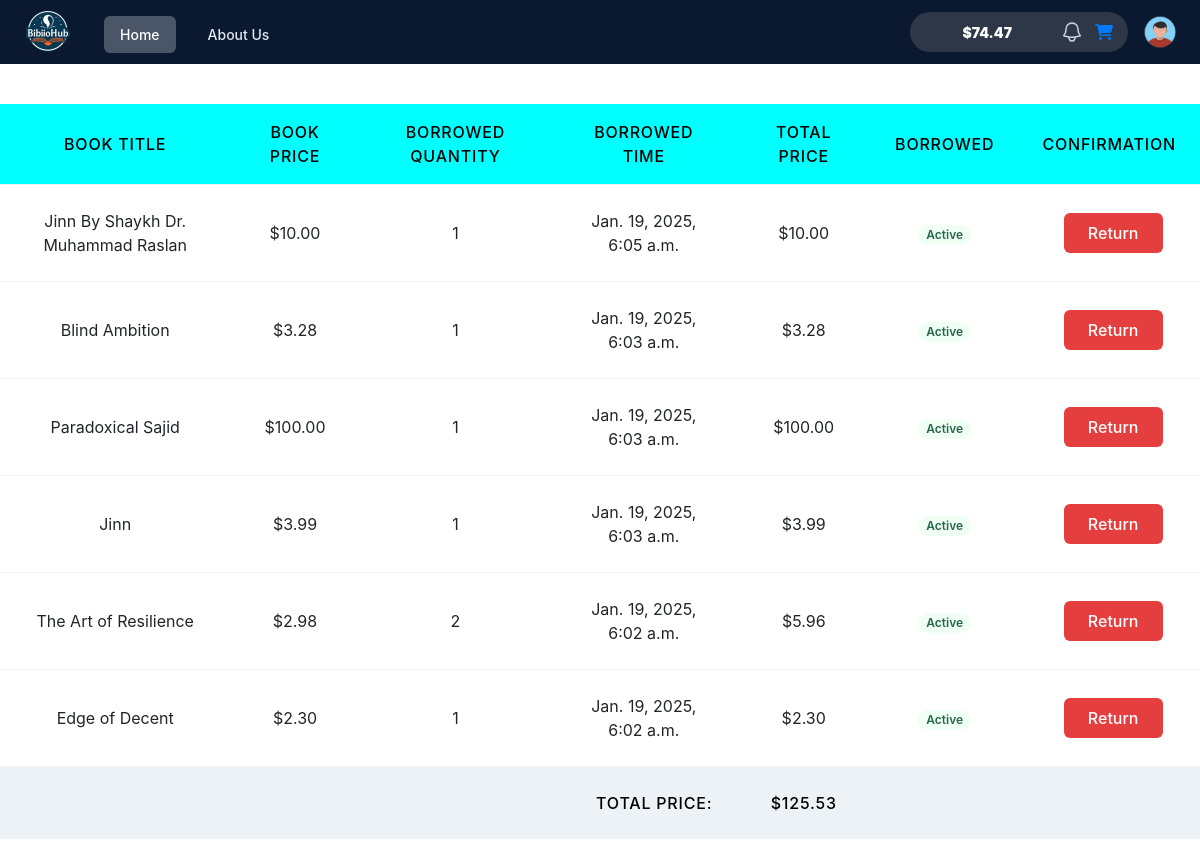
/transactions/borrowing-history/ (signed in), run on the app's committed database.
### users/models.py (models this page shows, shortened)
class UserAccount(models.Model):
    user = models.OneToOneField(User, related_name='account', on_delete=models.CASCADE)
    account_type = models.CharField(max_length=10, choices=ACCOUNT_TYPE)
    account_no = models.IntegerField(unique=True)
    birth_day = models.DateTimeField(null=True, blank=True)
    gender = models.CharField(max_length=10, choices=GENDER_TYPE)
    initial_deposit_date = models.DateField(auto_now_add=True)
    balance = models.DecimalField(default=0, max_digits=12, decimal_places=2)

### book/models.py (models this page shows, shortened)
class BorrowingHistory(models.Model):
    user = models.ForeignKey(User, on_delete=models.CASCADE)
    book = models.ForeignKey(Book, on_delete=models.CASCADE)
    borrow_date = models.DateTimeField(auto_now_add=True)
    quantity = models.PositiveIntegerField(default=1)

class Book(models.Model):
    categories = models.ManyToManyField(Category)
    title = models.CharField(max_length=200)
    description = models.TextField()
    image = models.ImageField(upload_to='books/media/uploads/', blank=True, null=True)
    quantity = models.PositiveIntegerField(default=0)
    price = models.DecimalField(max_digits=10, decimal_places=2)

### transactions/views.py (the view)
# urls.py: path('borrowing-history/', borrowing_history_show, name='borrowing_history'),
@login_required
def borrowing_history_show(request):
    borrowings = BorrowingHistory.objects.filter(user= request.user).order_by('-borrow_date')
    for borrowing in borrowings:
        borrowing.total_price_cur = borrowing.book.price * borrowing.quantity
    total_price = sum(borrowing.book.price * borrowing.quantity for borrowing in borrowings)
    return render(request,'transactions/borrowing_history.html',{'borrowings':borrowings ,'total_price': total_price})

### transactions/templates/transactions/borrowing_history.html (shortened to what this page needs)
{% extends 'base.html' %}
 {% block content %}
 <div class="pt-10 pb-96" style="padding-bottom: 900px;">
     <table class="min-w-full divide-y divide-gray-200">
         <thead class="bg-cyan-500" style="background-color: aqua;">
             <tr>
                 <th class="px-6 py-3 text-center text-l font-medium text-black uppercase tracking-wider">Book Title</th>
                 <th class="px-6 py-3 text-center text-l font-medium text-black uppercase tracking-wider">Book Price</th>
                 <th class="px-6 py-3 text-center text-l font-medium text-black uppercase tracking-wider">Borrowed Quantity</th>
                 <th class="px-6 py-3 text-center text-l font-medium text-black uppercase tracking-wider">Borrowed Time</th>
                 <th class="px-6 py-3 text-center text-l font-medium text-black uppercase tracking-wider">Total Price</th>
                 <th class="px-6 py-3 text-center text-l font-medium text-black uppercase tracking-wider">Borrowed</th>
                 <th class="px-6 py-3 text-center text-l font-medium text-black uppercase tracking-wider">Confirmation</th>
             </tr>
         </thead>
         <tbody class="bg-white divide-y divide-gray-200">
             {% for borrowing in borrowings %}
             <tr>
                   <td class="px-6 py-4 whitespace-nowrap text-center">{{ borrowing.book.title }}</td>
                 <td class="px-6 py-4 whitespace-nowrap text-center">${{ borrowing.book.price }}</td>
                 <td class="px-6 py-4 whitespace-nowrap text-center">{{ borrowing.quantity }}</td>
                 <td class="px-6 py-4 whitespace-nowrap text-center">{{ borrowing.borrow_date }}</td>
                 <td class="px-6 py-4 whitespace-nowrap text-center">${{ borrowing.total_price_cur }}</td>
                 <td class="px-6 py-4 whitespace-nowrap text-center">
                     <span class="px-2 inline-flex text-xs leading-5 font-semibold rounded-full bg-green-100 text-green-800">Active</span>
                 </td>
                 <td class="px-6 py-4 whitespace-nowrap text-center">
                     <form action="{% url 'return_book' borrowing.id %}" method="post">
                         <button type="submit" class="ml-2 px-4 py-2 font-medium text-white bg-red-600 rounded-md hover:bg-red-500 focus:outline-none focus:shadow-outline-red active:bg-red-600 transition duration-150 ease-in-out">Return</button>
                     </form>
                 </td>
             </tr>
             {% endfor %}
         </tbody>
         <tfoot class="bg-gray-200">
             <tr>
                 <td colspan="4" class="px-6 py-4 text-right text-l font-medium text-black uppercase tracking-wider">Total Price:</td>
                 <td class="px-6 py-4 text-center text-l font-medium text-black uppercase tracking-wider">${{ total_price }}</td>
                 <td colspan="2"></td>
             </tr>
         </tfoot>
     </table>
 </div>
 {% endblock %}

### core/templates/navbar.html (shortened to what this page needs)
{% load static %}
<nav class="" style=" background-color: #0a192f;">
  <div class="mx-auto px-2 sm:px-6 lg:px-8" >
    <div class="mx-auto px-2 sm:px-6 lg:px-8 flex h-16 items-center" style="max-width: 1746px;">
      <div class="flex flex-1 items-center justify-center sm:items-stretch sm:justify-start">
        <div class="flex flex-shrink-0 items-center sm:items-start">
            <a href="{% url 'home' %}">
                <img class="h-16 w-auto" src="{% static 'logo1.png' %}" alt="BiblioHub">
            </a>
        </div>
        <div class="hidden sm:ml-6 sm:block">
            <div class="flex space-x-4">
                <a href="{% url "home" %}" class=" mt-3 bg-gray-700 text-white rounded-md px-3 py-2 text-sm font-medium" aria-current="page">Home</a>
                <a href="{% url 'about_us' %}" class="text-gray-300 hover:bg-gray-700 hover:text-white rounded-md px-3 py-2 text-sm font-medium mt-3 ">About Us</a>
            </div>
        </div>
    </div>
      <div class="absolute  right-0 flex items-center pr-2 sm:static sm:inset-auto sm:ml-6 sm:pr-0">
        <button type="button" class="relative rounded-full bg-gray-800 p-1 text-gray-400 hover:text-white focus:outline-none focus:ring-2 focus:ring-white focus:ring-offset-2 focus:ring-offset-gray-800" aria-expanded="false" onclick="toggleMenu()">
          <div class="flex items-center">
            <div class="text-white text-sm my-auto font-black px-5">   ${{request.user.account.balance}} </div>
           <div class="pt-1" style="">
           <a href="{% url "borrowing_history" %}"> <i class="fa-solid fa-cart-shopping h-6 w-6 mr-2"></i></a>
           </div>
        </div>
        </button>
        {% if request.user.is_authenticated %}
        <div class="relative ml-3">
          <div>
            <button type="button" class="relative flex rounded-full bg-gray-800 text-sm focus:outline-none focus:ring-2 focus:ring-white focus:ring-offset-2 focus:ring-offset-gray-800" aria-expanded="false" onclick="toggleProfile()">
              <img class="h-8 w-8 rounded-full" src="{% static 'men_icon.png' %}" alt="">
            </button>
          </div>
        </div>
        {% endif %}
      </div>
    </div>
  </div>
</nav>

### data on the page
BorrowingHistory: book "Jinn By Shaykh Dr. Muhammad Raslan", book.price "10.00", quantity "1", borrow_date "Jan. 19, 2025, 6:05 a.m.", total_price_cur "10.00"
BorrowingHistory: book "Blind Ambition", book.price "3.28", quantity "1", borrow_date "Jan. 19, 2025, 6:03 a.m.", total_price_cur "3.28"
BorrowingHistory: book "Paradoxical Sajid", book.price "100.00", quantity "1", borrow_date "Jan. 19, 2025, 6:03 a.m.", total_price_cur "100.00"
BorrowingHistory: book "Jinn", book.price "3.99", quantity "1", borrow_date "Jan. 19, 2025, 6:03 a.m.", total_price_cur "3.99"
BorrowingHistory: book "The Art of Resilience", book.price "2.98", quantity "2", borrow_date "Jan. 19, 2025, 6:02 a.m.", total_price_cur "5.96"
BorrowingHistory: book "Edge of Decent", book.price "2.30", quantity "1", borrow_date "Jan. 19, 2025, 6:02 a.m.", total_price_cur "2.30"

### other printed values
{{ request.user.account.balance }} "74.47"
{{ total_price }} "125.53"
